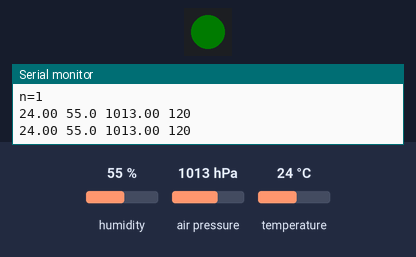
The sketch below on a simulated ESP32. Parts: 1 RGB LEDs in strip order, left to right, the last lines printed to the serial monitor. The inputs (shaded band) are chosen by the test bench; at power-on: temperature 24 °C, humidity 55 %, air pressure 1013 hPa. Dim RGB values are drawn brighter than linear.

Above: at 2.2 s.
2.3 s: temperature set to 12 °C
At 3.6 s:
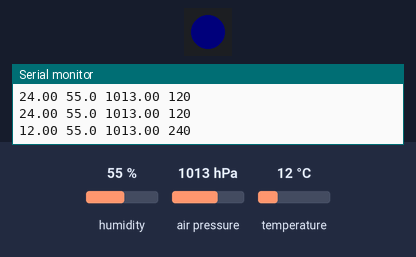
4.5 s: temperature set to 28 °C
At 5.3 s:
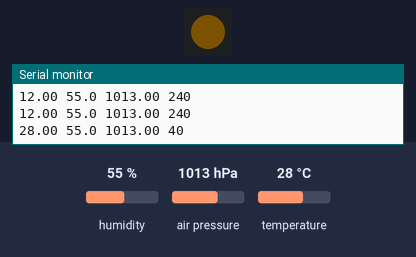
6.5 s: temperature set to 33 °C
At 8.3 s:
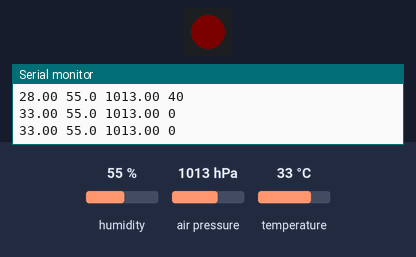
Timing chart, 0 to 9.8 s (numbered marks = the images above; inputs shaded):
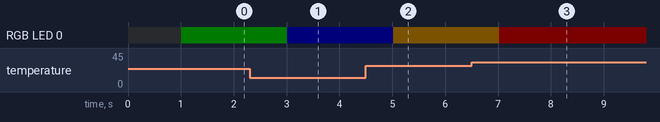

Measured:
- after the input at 2.3 s, RGB LED 0: RGB(0, 3, 0) → RGB(0, 0, 3) after 0.71 s
- after the input at 4.5 s, RGB LED 0: RGB(0, 0, 3) → RGB(3, 2, 0) after 0.52 s
- after the input at 6.5 s, RGB LED 0: RGB(3, 2, 0) → RGB(3, 0, 0) after 0.53 s

The sketch:

temp_sensor1.ino
```cpp
// (licence header left out)
#include <Adafruit_BME280.h>
#include "Ytani_NeoPixel.h"

const uint8_t I2CADDR_BME280 = 0x76;
const uint8_t PIN_LED = 27;
const uint8_t LED_BRIGHTNESS = 0x03;

Adafruit_BME280 bme;
Ytani_NeoPixel  *onBoardLed;

uint16_t temp2deg(float temp) {
  const uint16_t DEG_LOW = 240;
  const uint16_t DEG_HIGH = 0;
  const float TEMP_LOW = 18.0;
  const float TEMP_HIGH = 30.0;

  float a = (DEG_HIGH - DEG_LOW) / (TEMP_HIGH - TEMP_LOW);
  float b = DEG_LOW - a * TEMP_LOW;

  uint16_t deg = a * temp + b;
  // Serial.printf("a=%.2f b=%.2f deg=%d\n", a, b, deg);

  if ( temp > TEMP_HIGH ) {
    deg = DEG_HIGH;
  }
  if ( temp < TEMP_LOW ) {
    deg = DEG_LOW;
  }
  return deg;
} // temp2deg

void setup() {
  Serial.begin(115200);
  while (!Serial) {
    delay(1);
  }
  delay(1000);
  Serial.println("Start");

  onBoardLed = new Ytani_NeoPixel(1, PIN_LED);

  bme.begin(I2CADDR_BME280);
  bme.setSampling(Adafruit_BME280::MODE_FORCED);  // !! IMPORTANT !!
} // setup()

void loop() {
  /**
   * NeoPixelと共存するために毎回BME280の初期化が必要 !?
   */
  bme.begin(I2CADDR_BME280);
  bme.setSampling(Adafruit_BME280::MODE_FORCED);  // !! IMPORTANT !!

  bme.takeForcedMeasurement();  // !! IMPORTANT !!

  float temp = bme.readTemperature();
  float hum = bme.readHumidity();
  float pressure = bme.readPressure() / 100.0;

  uint16_t deg = temp2deg(temp);
  onBoardLed->setColorHSVdeg(0, deg, 0xff, LED_BRIGHTNESS);
  onBoardLed->show();

  Serial.printf("%.2f %.1f %0.2f %d\n", temp, hum, pressure, deg);

  delay(1000);
} // loop()
```

Ytani_NeoPixel.cpp
```cpp
// (licence header left out)
#include "Ytani_NeoPixel.h"

/**
 *
 * @param[in] n number of LEDs
 * @param[in] pin GPIO pin number
 */
Ytani_NeoPixel::Ytani_NeoPixel(uint8_t n, uint8_t pin) {
  Serial.println("n=" + String(n));
  this->pixels_n = n;
  this->pin = pin;
  this->_pixels = Adafruit_NeoPixel(n, pin, NEO_GRB + NEO_KHZ800);
  this->_pixels.begin();
  this->_pixels.setBrightness(255);
} // Ytani_NeoPixel::Ytani_NeoPixel()

/**
 * @fn
 *
 * @param[in] hue 0-65535(0xffff)
 * @param[in] sat 0-255
 * @param[in] val 0-255
 * @return uint32_t RGB Color
 */
uint32_t Ytani_NeoPixel::colorHSV(uint16_t hue, uint8_t sat, uint8_t val) {
    return this->_pixels.ColorHSV(hue, sat, val);
} // Ytani_NeoPixel::colorHSV()

/**
 * @fn
 *
 * @param[in] led_i  index of the LED
 * @param[in] hue  0-0xffff
 * @param[in] sat  0-0xff
 * @param[in] val  0-0xff
 */
void Ytani_NeoPixel::setColorHSV(int led_i, uint16_t hue, uint8_t sat, uint8_t val) {
  this->setColor(led_i, this->colorHSV(hue, sat, val));
} // Ytani_NeoPixel::setColorHSV()

/**
 * @fn
 *
 * @param[in] led_i  index of the LED
 * @param[in] hue  0-359 (in degree)
 * @param[in] sat  0-0xff
 * @param[in] val  0-0xff
 */
void Ytani_NeoPixel::setColorHSVdeg(int led_i, uint16_t hue_deg, uint8_t sat, uint8_t val) {
  hue_deg %= 360;
  this->setColorHSV(led_i, (uint16_t)(0x10000L * hue_deg / 360), sat, val);
} // Ytani_NeoPixel::setColorHSVdeg()
```

Ytani_NeoPixel.h
```cpp
// (licence header left out)
#ifndef YTANI_NEOPIXEL_H
#define YTANI_NEOPIXEL_H

#include <Adafruit_NeoPixel.h>

/**
 *
 */
class Ytani_NeoPixel {
public:
  uint8_t pixels_n = 0;
  uint8_t pin;

  Ytani_NeoPixel(uint8_t n, uint8_t pin);
  void clear() { this->_pixels.clear(); }
  void show() { this->_pixels.show(); interrupts();}
  void setColor(int led_i, uint32_t col) { this->_pixels.setPixelColor(led_i, col); }
  void setColor(int led_i, uint8_t r, uint8_t g, uint8_t b) {
    this->_pixels.setPixelColor(led_i, r, g, b); }
  uint32_t getColor(int led_i) { return this->_pixels.getPixelColor(led_i); }
  uint32_t color(uint8_t r, uint8_t g, uint8_t b) { return this->_pixels.Color(r, g, b); }

  /**
   * @param hue 0-65535(0xffff)
   * @param sat 0-255
   * @param val 0-255
   */
  uint32_t colorHSV(uint16_t hue, uint8_t sat, uint8_t val);
  void setColorHSV(int led_i, uint16_t hue, uint8_t sat, uint8_t val);
  void setColorHSVdeg(int led_i, uint16_t hue_deg, uint8_t sat, uint8_t val);

protected:
  Adafruit_NeoPixel _pixels;
};
#endif // YTANI_NEOPIXEL_H
```
